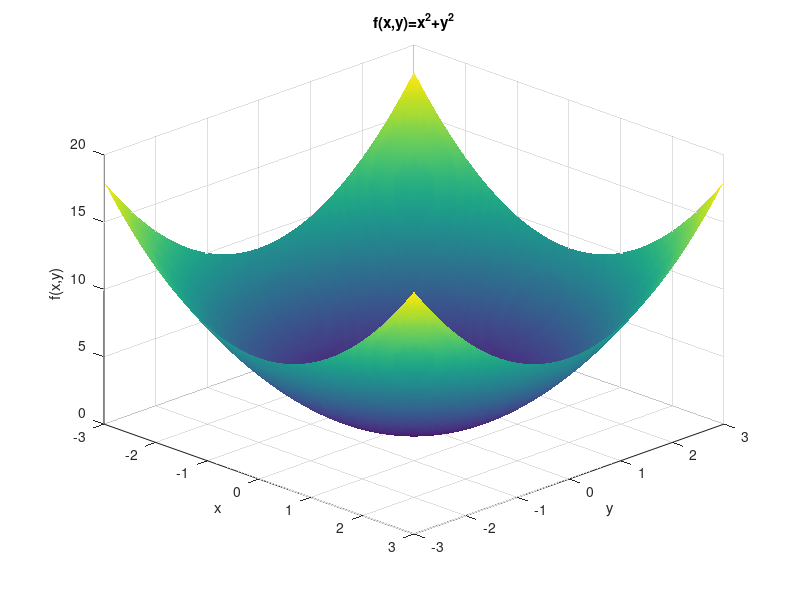
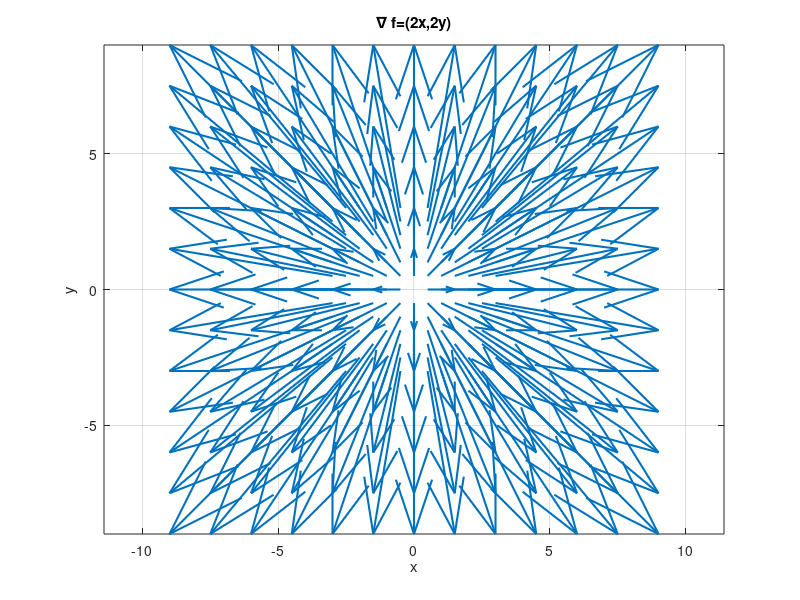
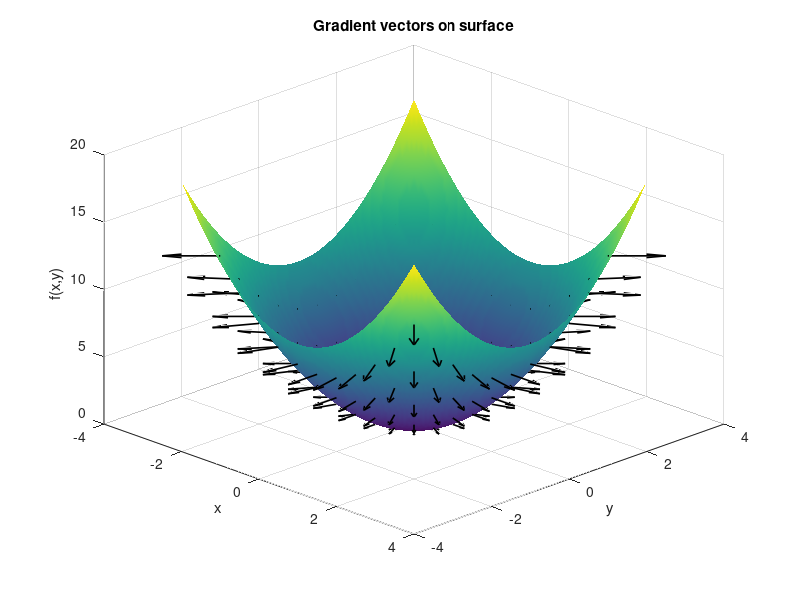

The MATLAB source for these figures, in order:


%% ==========================================================
%% FUNCTION : f(x,y)=x^2+y^2
%% ==========================================================

[x,y] = meshgrid(linspace(-3,3,100));

z = x.^2 + y.^2;

%% ==========================================================
%% FIGURE 1 : SURFACE
%% ==========================================================

figure

surf(x,y,z)

shading interp
grid on

xlabel('x')
ylabel('y')
zlabel('f(x,y)')

title('f(x,y)=x^2+y^2')

view(45,30)

%% ==========================================================
%% FIGURE 2 : GRADIENT FIELD
%% ==========================================================

figure

[xg,yg] = meshgrid(-3:0.5:3,-3:0.5:3);

Fx = 2*xg;
Fy = 2*yg;

quiver(xg,yg,Fx,Fy,0,...
    'LineWidth',1.5)

grid on
axis equal

xlabel('x')
ylabel('y')

title('\nabla f=(2x,2y)')

%% ==========================================================
%% FIGURE 3 : GRADIENTS ON SURFACE
%% ==========================================================

figure

surf(x,y,z)

shading interp
hold on
grid on

[xp,yp] = meshgrid(-2.5:0.5:2.5,...
    -2.5:0.5:2.5);

zp = xp.^2 + yp.^2;

Fx = 2*xp;
Fy = 2*yp;

scale = 0.15;

quiver3(xp,yp,zp,...
    scale*Fx,...
    scale*Fy,...
    zeros(size(Fx)),...
    0,...
    'k',...
    'LineWidth',1.2)

xlabel('x')
ylabel('y')
zlabel('f(x,y)')

title('Gradient vectors on surface')

view(45,30)
